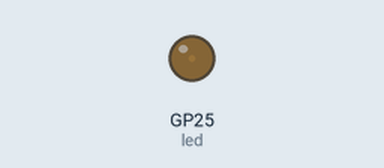
Simulated run of this program. Board: Raspberry Pi Pico running MicroPython. Parts: output pins drawn as LEDs (lit = HIGH).

Above: at 0.05 s.
At 1.25 s:
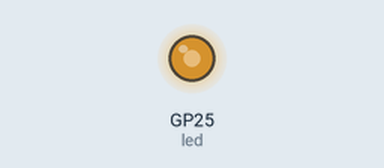
At 1.8 s:
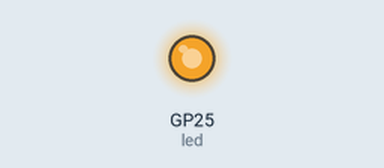
At 3.55 s:
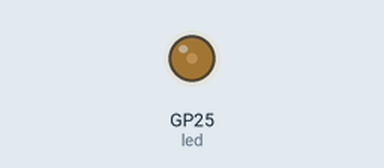
Timing chart, 0 to 9.2 s (numbered marks = the images above):
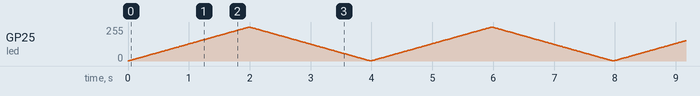

The program:

mainPWM.py
```python
###Generates PWM to fade Pin 25 (Built in LED)

from time import sleep
from machine import Pin
fr = 0
led = machine.PWM(Pin(25))
led.freq(10000)
sT=0.001
max_count = 65530
while True:
    while fr < max_count:
        fr = fr + 100
        led.duty_u16(fr)
        sleep(0.003)
    while fr > 0:
        fr = fr - 100
        led.duty_u16(fr)
        sleep(0.003)
```
